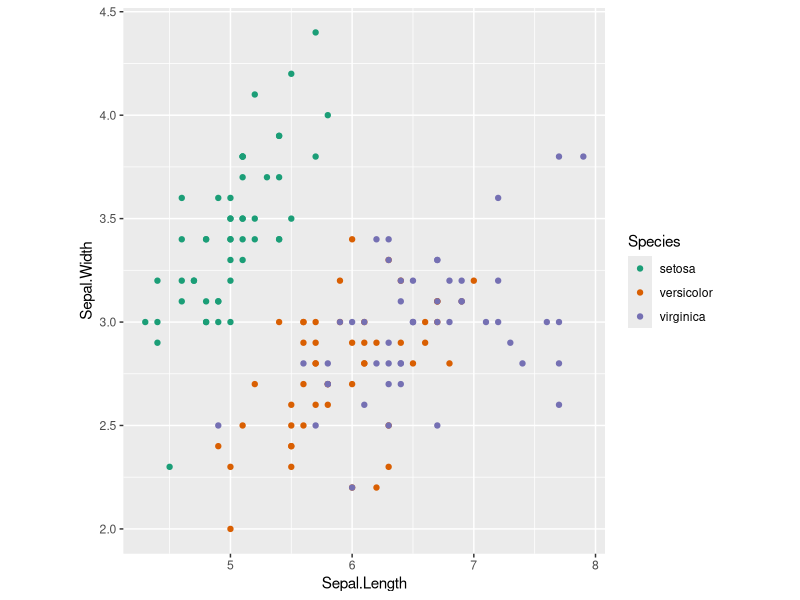
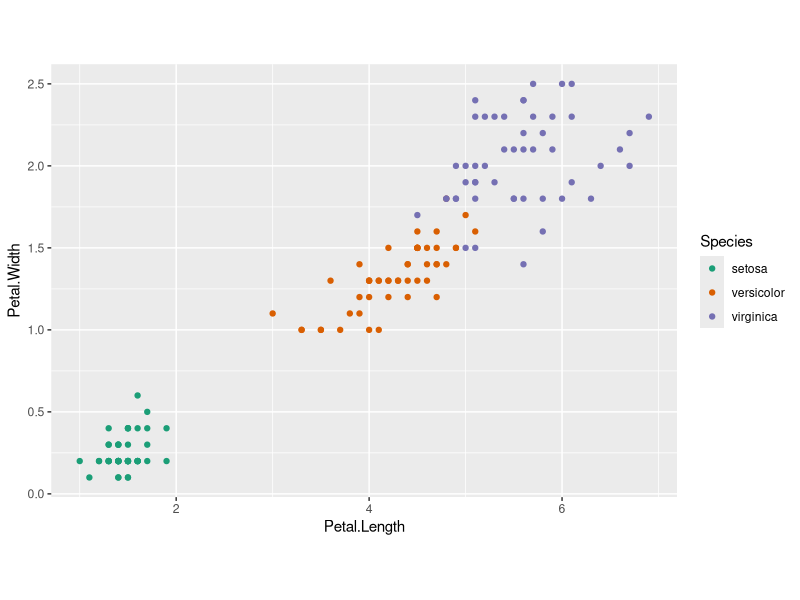

These charts were generated, in order, by the following R code:
## ---- chunk 1
knitr::opts_chunk$set(echo = TRUE)
## ---- chunk 2
library(ggplot2)
ggplot(iris, aes(x=Sepal.Length, y=Sepal.Width, colour=Species)) + 
  geom_point() + 
  coord_fixed(ratio=1.7) + 
  scale_color_brewer(palette = "Dark2")

## ---- chunk 3
library(ggplot2)
ggplot(iris, aes(x=Petal.Length, y=Petal.Width, colour=Species)) + 
  geom_point() + 
  coord_fixed(ratio=1.7) + 
  scale_color_brewer(palette = "Dark2")

